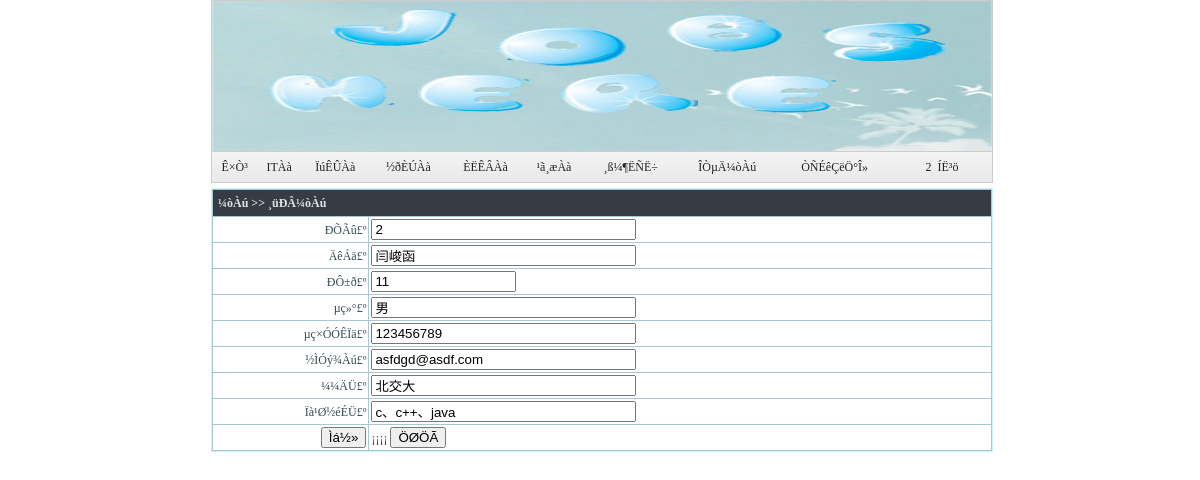
/updateresume.php?resumeid=2 (signed in), run on the app's committed database.
### tables this page shows
CREATE TABLE `resumes` (
  `resumeid` bigint(20) NOT NULL auto_increment,
  `cid` bigint(20) NOT NULL,
  `name` varchar(50) NOT NULL,
  `age` varchar(5) default NULL,
  `sex` varchar(5) default NULL,
  `tel` varchar(20) default NULL,
  `email` varchar(50) NOT NULL,
  `education` varchar(255) default NULL,
  `skill` varchar(255) NOT NULL,
  `about` varchar(255) default NULL,
  PRIMARY KEY  (`resumeid`)
);

### updateresume.php (the view, shortened to what this page needs)
<?php
include("config.php");
?>
<!DOCTYPE html PUBLIC "-//W3C//DTD XHTML 1.0 Transitional//EN" "http://www.w3.org/TR/xhtml1/DTD/xhtml1-transitional.dtd">
<html xmlns="http://www.w3.org/1999/xhtml">
<head>
<link rel="stylesheet" href="admin/images/css.css" type="text/css">
</head>
<?php
$sql="select * from resumes where resumeid=".$_GET[resumeid];
$arr=mysql_query($sql,$conn);
$rows=mysql_fetch_row($arr);
?>
<body>
<?php include("chead.php");?>
<form id="myform" name="myform" method="post" action="" onsubmit="return myform_Validator(this)" language="JavaScript">
      <table width="782" border="0" align="center" cellpadding="2" cellspacing="1" class="table">
        <tr>
          <td colspan="2" align="left" class="bg_tr">&nbsp;¼òÀú&nbsp;&gt;&gt;&nbsp;¸üÐÂ¼òÀú</td>
        </tr>
        <tr>
          <td width="20%" align="right" class="td_bg">ÐÕÃû£º</td>
          <td width="80%" class="td_bg">
            <input name="name" type="text" id="name" value="<?php echo  $rows[1]; ?>" size="30" maxlength="30" />          </td>
        </tr>
        <tr>
          <td align="right" class="td_bg">ÄêÁä£º</td>
          <td class="td_bg">
             <input name="age" type="text" id="age" value="<?php echo  $rows[2]; ?>"  size="30" maxlength="30" />         </td>
        </tr>
        <tr>
          <td align="right" class="td_bg">ÐÔ±ð£º</td>
          <td class="td_bg">
            <input name="sex" type="text" id="sex" value="<?php echo  $rows[3]; ?>"  size="15" maxlength="30" />         </td>
        </tr>
        <tr>
          <td align="right" class="td_bg">µç»°£º</td>
          <td class="td_bg">
            <input name="tel" type="text" id="tel"  value="<?php echo  $rows[4]; ?>" size="30" maxlength="30" />          </td>
        </tr>
        <tr>
          <td align="right" class="td_bg">µç×ÓÓÊÏä£º</td>
          <td class="td_bg">
          <input name="email" type="text" id="email" value="<?php echo  $rows[5]; ?>"  size="30" maxlength="30" />              </td>
        </tr>
        <tr>
          <td align="right" class="td_bg">½ÌÓý¾­Àú£º</td>
          <td class="td_bg">
          <input name="education" type="text" id="education" value="<?php echo  $rows[6]; ?>"  size="30" maxlength="30" />
            </td>
        </tr>
  <tr>
          <td align="right" class="td_bg">¼¼ÄÜ£º</td>
          <td class="td_bg"> <input name="skill" type="text" id="skill" value="<?php echo  $rows[7]; ?>"  size="30" maxlength="30" />              </td>
        </tr>
        <tr>
          <td align="right" class="td_bg">Ïà¹Ø½éÉÜ£º</td>
          <td class="td_bg"> <input name="about" type="text" id="about" value="<?php echo  $rows[8]; ?>"  size="30" maxlength="30" />              </td>
        </tr>
        <tr>
          <td align="right" class="td_bg">
            <input type="submit" name="button" id="button" value="Ìá½»" />          </td>
          <td class="td_bg">¡¡¡¡
            <input type="reset" name="button2" id="button2" value="ÖØÖÃ" />       </td>
        </tr>
  </table>
</form>
</body>
</html>

### admin/images/css.css (style rules this page uses)
body { FONT-SIZE: 12px; margin-left: 4px; margin-top: 0px; margin-right: 0px; PADDING-RIGHT: 0px; PADDING-LEFT: 0px; SCROLLBAR-FACE-COLOR: #59D6FF; PADDING-BOTTOM: 0px; SCROLLBAR-HIGHLIGHT-COLOR: #ffffff; SCROLLBAR-SHADOW-COLOR: #ffffff; SCROLLBAR-3DLIGHT-COLOR: #007BC6; SCROLLBAR-DARKSHADOW-COLOR: #007BC6; SCROLLBAR-ARROW-COLOR: #007BC6; PADDING-TOP: 0px; SCROLLBAR-TRACK-COLOR: #009ED2; }
.table { border: 1px solid #CAF2FF; margin-top: 5px; margin-bottom: 5px; background:#a8c7ce; }
.td_bg { background:#ffffff; color:#344b50; }
.bg_tr { font-family: "΢���ź�,Verdana, ������"; color:#e1e2e3; font-size:12px; font-weight:bolder; background:#353c44; line-height: 22px; }
td { color:#1E5494; font-size:12px; line-height: 18px; }

### data on the page
resumes: name "2", age "闫峻函", sex "11", tel "男", email "123456789", education "asfdgd@asdf.com", skill "北交大", about "c、c++、java"

### other printed values
$_SESSION['cid'] "2"
